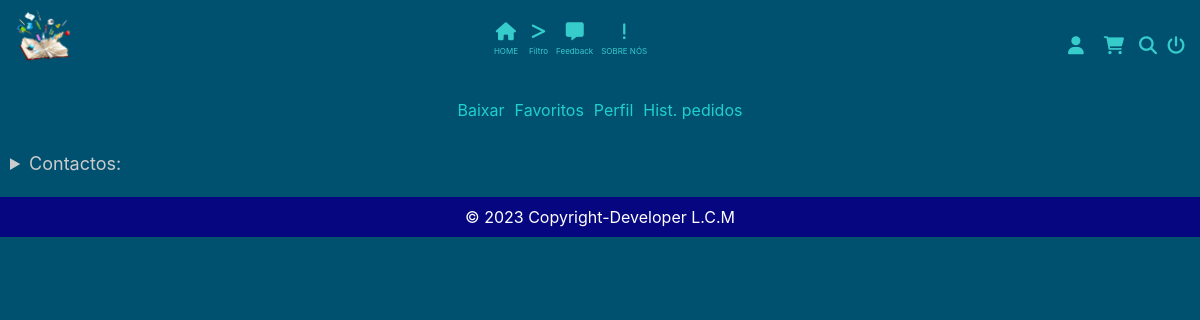
Page /usuarios/livros_favoritos (signed in) on the earlier database version.
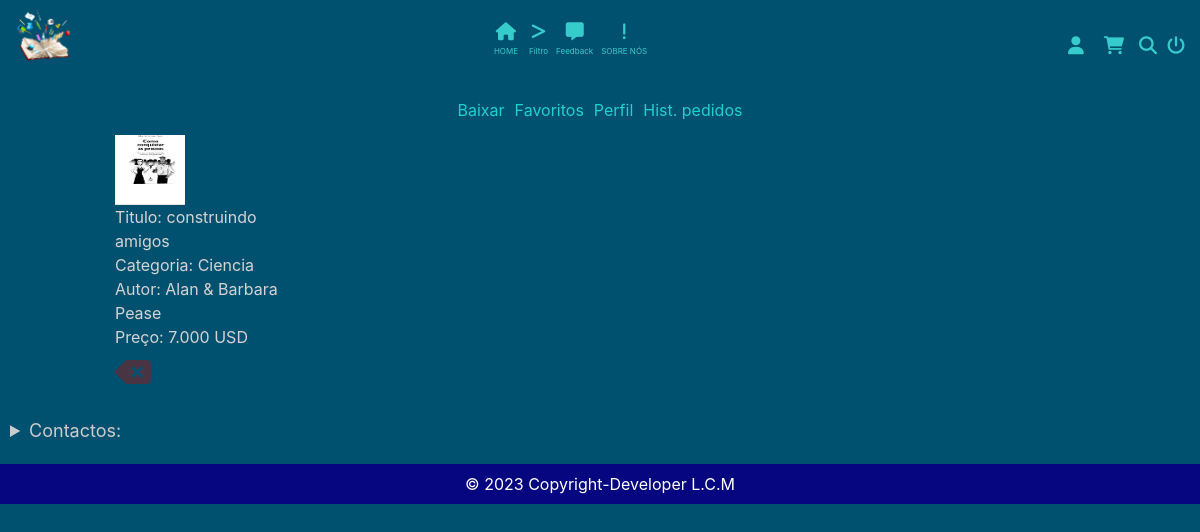
Same page on the later database version.
### tables this page shows
CREATE TABLE `livros_favoritos` (
  `id_livros_favoritos` int(6) NOT NULL,
  `id_usuario` int(6) NOT NULL,
  `id_livro` int(6) NOT NULL,
  `cor` varchar(40) NOT NULL
);

CREATE TABLE `livro` (
  `id_livro` int(6) NOT NULL,
  `url_capa` varchar(200) NOT NULL,
  `url_livro` varchar(200) NOT NULL,
  `titulo` varchar(50) NOT NULL,
  `preco` float(10,2) NOT NULL,
  `id_categoria` int(6) NOT NULL,
  `id_autor` int(6) NOT NULL
);

CREATE TABLE `categoria` (
  `id_categoria` int(6) NOT NULL,
  `nome` varchar(30) NOT NULL
);

CREATE TABLE `autor` (
  `id_autor` int(6) NOT NULL,
  `nome` varchar(60) NOT NULL
);

### app/Controllers/Usuarios.php (called while the page is built, shortened)
<?php
class Usuarios extends Controller
{
    public function __construct()
    {
        $this->usuarioModel = $this->model('Usuario');
    }
public function livros_favoritos(){
    $dados = [
         'livros_favoritos' => $this->usuarioModel-> lerLivrosFavoritos($_SESSION['usuario_id'])
    ];
    $this->view('usuarios/livros_favoritos', $dados);
 }
}

### app/Libraries/Rota.php (called while the page is built, shortened)
<?php
class Rota{
    private $metodo = 'index';
    public function __construct()
    {
        $url = $this->url() ? $this->url() : [0];
        if(file_exists('../app/Controllers/'.ucwords($url[0]).'.php')):
            unset($url[0]);
        endif;
        $this->controlador = new $this->controlador;
        if(isset($url[1])):
            if(method_exists($this->controlador, $url[1])):
                $this->metodo = $url[1];
                unset($url[1]);
            endif;
        endif;
        $this->parametros = $url ? array_values($url) : [];
        call_user_func_array([$this->controlador, $this->metodo], $this->parametros);
    }
    private function url(){
        $url = filter_input(INPUT_GET,'url', FILTER_SANITIZE_URL);
        if(isset($url)):
            $url = trim(rtrim($url,'/'));
            $url = explode('/', $url);
            return $url;
        endif;
    }
}

### app/Libraries/Database.php (called while the page is built, shortened)
<?php
class Database {
    private $host = DB['HOST'];
    private $usuario = DB['USUARIO'];
    private $senha = DB['SENHA'];
    private $banco = DB['BANCO'];
    private $porta = DB['PORTA'];
    private $dbh;
    private $stmt;
    public function __construct()
    {
        $dsn = 'mysql:host='.$this->host.';port='.$this->porta.';dbname='.$this->banco;
        $opcoes = [
            PDO::ATTR_PERSISTENT => true,
            PDO::ATTR_ERRMODE => PDO::ERRMODE_EXCEPTION
        ];
        try {
            $this->dbh = new PDO($dsn, $this->usuario, $this->senha, $opcoes);
        } catch (PDOException $e) {
            print "Error!: ".$e->getMessage() . "<br/>";
            die();
        }
    }
    public function query($sql){
        $this->stmt = $this->dbh->prepare($sql);
    }
    public function bind($parametro, $valor, $tipo = null){
        if(is_null($tipo)):
            switch(true):
                case is_int($valor):
                    $tipo = PDO::PARAM_INT;
                break;
            endswitch;
        endif;
        $this->stmt->bindValue($parametro, $valor, $tipo);
    }
    public function executa(){
        return $this->stmt->execute();
    }
    public function resultados(){
        $this->executa();
        return $this->stmt->fetchAll(PDO::FETCH_OBJ);
    }
}

### app/Models/Usuario.php (called while the page is built, shortened)
<?php
class Usuario {
    private $db;
    public function __construct()
    {
        $this->db = new Database();
    }
     public function lerLivrosFavoritos($id_usuario){
        $this->db->query("SELECT *,
        livro.id_livro as livroId,
        categoria.id_categoria as categoriaId,
        categoria.nome as categoriaNome,
        autor.id_autor as autorId,
        autor.nome as autorNome
         FROM livros_favoritos
         INNER JOIN livro ON
         livros_favoritos.id_livro = livro.id_livro
         INNER JOIN categoria ON
         livro.id_categoria = categoria.id_categoria
          INNER JOIN autor ON
          livro.id_autor = autor.id_autor
          WHERE  livros_favoritos.id_usuario = :id_usuario
          ORDER BY livros_favoritos.id_livro DESC ");
            $this->db->bind("id_usuario",$id_usuario);
        return $this->db->resultados();
    }
}

### app/autoload.php (called while the page is built, shortened)
<?php
spl_autoload_register(function ($classe){
    $diretorios = [
        'Libraries',
        'Helpers'
    ];
    foreach($diretorios as $diretorio):
        $arquivo = (__DIR__.DIRECTORY_SEPARATOR.$diretorio.DIRECTORY_SEPARATOR.$classe.'.php');
    endforeach;
});

### app/Views/usuarios/livros_favoritos.php (the view, shortened to what this page needs)
<section class="links_encomenda">
   <div><a href="<?= URL ?>/carrinhos/BaixarLivros">Baixar</a>
     </div>
     <div><a href="<?= URL ?>/usuarios/livros_favoritos">Favoritos</a>
     </div>
     <div><a href="<?= URL ?>/usuarios/meu_perfil/<?= $_SESSION['usuario_id']; ?>">Perfil</a>
     </div>
     <div><a href="<?= URL ?>/usuarios/historico_pedidos">Hist. pedidos</a>
    </div>
 </section>
  <article class="itens_no_carrinho" >
  <?php foreach($dados['livros_favoritos'] as $LF): ?>
<section class="section_info_itens_no_carrinho1">
  <div class="div_capa_livro" style="height: 70px; width: 70px;"><img  src="<?= URL ?>/public/uploads/capa/<?= $LF->url_capa ?>"  alt=""></div> <div  class="info_itens_carrinho2"><span>Titulo: <?= $LF->titulo ?></span> <span>Categoria: <?= $LF->categoriaNome ?></span> <span>Autor: <?= $LF->autorNome ?></span> <span>Preço: <?= number_format($LF->preco, 0,',','.') ?> USD</span> </div> <DIV>
            <form name="editar" action="<?=URL?>/usuarios/destruirLivroFavoritos/<?= $LF->id_livros_favoritos ?>" method="post"><button class="btn_del_iten_carrinho" type="submit"><i class="fa-solid fa-delete-left"></i></button></form></DIV>
</section>
<?php endforeach ?>
</article>

### public/index.php (shortened to what this page needs)
<?php
include './../app/autoload.php';
require './../composer/vendor/autoload.php';
?>
<!DOCTYPE html>
<html lang="pt-br">
<head>
    <link rel="stylesheet" href="https://stackpath.bootstrapcdn.com/bootstrap/4.1.3/css/bootstrap.min.css" >
    <link rel="stylesheet" href="<?=URL?>/public/css/style.css" >
    <link rel="stylesheet" href="<?=URL?>/public/fontawesome/css/all.css" >
</head>
<body>
<?php
        include '../app/Views/topo.php';
        $rotas = new Rota();
        include '../app/Views/rodape.php';
    ?>
</body>
</html>

### app/Views/topo.php (shortened to what this page needs)
 <section class="section2">
     <div class="div_logo">
         <img class="logotipo" src="<?=URL?>/public/img/logotipo/log.png" alt="" />
     </div>
     <div class="s2_itens2">
         <?php if(isset($_SESSION['usuario_id'])):?>
         <div>
             <a href="<?=URL?>/paginas/home"><i class="fa-solid fa-house"></i></a>
             <p>HOME</p>
         </div>
         <div>
             <button id="btn_filtro" onclick="AbrirFecharFiltro()"><i id="icone_filtro"
                     class="fa-solid fa-greater-than"></i> </button>
             <p>Filtro</p>
         </div>
         <div>
         <a href="<?=URL?>/paginas/enviar_feedback"><i class="fa-solid fa-message"></i></a>
<p>Feedback</p>
</div>
         <?php endif;?>
         <div>
             <a href="<?=URL?>/paginas/sobre_nos"><i class="fa-solid fa-exclamation"></i></a>
             <P>SOBRE NÓS</P>
         </div>
     </div>
     <div class="s2_itens_right">
         <?php if(isset($_SESSION['usuario_id'])):?>
         <div class="div_carrinho"><a href="<?=URL?>/usuarios/livros_favoritos"><i class="fa-solid fa-user"></i></a>
         </div>
         <div class="div_carrinho"><a href="<?=URL?>/carrinhos/resumo"><i class="fa-solid fa-cart-shopping"></i></a>
         </div>
         <div class="div_carrinho">
             <button onclick="AbrirMenuPesquisar()"><i class="fa-solid fa-search"></i></button>
         </div>
         <div class="div_carrinho"><button onclick="AbrirMsgConf()"><i class="fa-solid fa-power-off"></i></button>
             <?php else: ?>
             <div class="div_carrinho"><a href="<?=URL?>/usuarios/cadastrar">Cadastrar-se</a> </div>
             <div class="div_carrinho"><a href="<?=URL?>/usuarios/login">Login</a> </div>
             <?php endif;?>
         </div>
 </section>

### app/Libraries/Controller.php (shortened to what this page needs)
<?php
class Controller {
    public function model($model){
        return new $model;
    }
    public function view($view, $dados = []){
        $arquivo = ('../app/Views/'.$view.'.php');
        if(file_exists($arquivo)):
            require_once $arquivo;
        else:
            die('O arquivo de view não existe!');
        endif;
    }
}

### app/Views/rodape.php (shortened to what this page needs)
<footer class="rodape">
<?php if(isset($_SESSION['usuario_id'])):?>
    <section>
        <div>
            <details id="categorias">
                <summary>
                    Contactos:
                </summary>
            </details>
        </div>
    </section>
    <?php endif;?>
</footer>
<div class="fim_rodape">
    <span class="p_rodape">
        &COPY; 2023 Copyright-Developer L.C.M
    </span>
</div>

### public/css/style.css (style rules this page uses)
* { margin: 0; padding: 0; text-decoration: none; transition: all ease 0.1s; }
* a { color: rgb(32, 207, 207); }
html, body { scroll-behavior: smooth; }
body { background-color: rgb(0, 81, 112); }
.section2 { display: flex; justify-content: space-between; align-items: center; margin: 10px; }
.section2 div a { color: rgb(54, 204, 204); text-decoration: none; padding: 5px; font-size: 18px; }
.section2 div button { color: rgb(54, 204, 204); background-color: transparent; border: none; font-size: 18px; }
.div_logo { width: 70px; height: 70px; }
.logotipo { width: 100%; }
.s2_itens2 { display: flex; }
.s2_itens2 div { margin: 0px 4px; text-align: center; }
.s2_itens2 p { font-size: 8px; color: rgb(54, 204, 204); }
.div_carrinho { display: flex; align-items: center; }
.s2_itens_right { display: flex; }
.s2_itens_right div { margin: 0px 5px; }
#autores summary, #categorias summary { color: rgb(203, 203, 204); }
.div_capa_livro img { height: 100%; width: 100%; }
.div_capa_livro { height: 150px; width: 150px; }
.rodape { display: flex; flex-direction: row; flex-wrap: wrap; justify-content: space-between; margin: 20px 10px; }
.rodape section summary { font-size: 18px; }
.fim_rodape { display: flex; color: white; background-color: rgb(6, 6, 128); justify-content: center; height: 40px; align-items: center; }
.links_encomenda { display: flex; justify-content: center; flex-wrap: wrap; }
.links_encomenda div { display: flex; align-items: center; padding: 0px 5px; height: 40px; }
.itens_no_carrinho { justify-items: center; justify-content: space-between; display: grid; grid-template-columns: 25% 25% 25% 25%; }
@media (min-width:700px) and (max-width:1290px) { .itens_no_carrinho { grid-template-columns: 33.333333333% 33.333333333% 33.333333333%; } }
.section_info_itens_no_carrinho1 { margin-top: 5px; justify-content: flex-start; align-content: flex-start; flex-direction: column; display: flex; }
.section_info_itens_no_carrinho1 div { margin-left: 5px; margin-right: 5px; width: 170px; }
.section_info_itens_no_carrinho1 span { color: rgb(211, 211, 211); display: block; font-size: 1em; }
.btn_del_iten_carrinho { background: transparent; border: none; color: rgba(138, 27, 27, 0.527); font-size: 2em; }

Differences in the rows shown:
added livros_favoritos: id_livro.url_capa (picture), id_livro.titulo "construindo amigos", categoria.nome "Ciencia", autor.nome "Alan & Barbara Pease", id_livro.preco "7.000"
